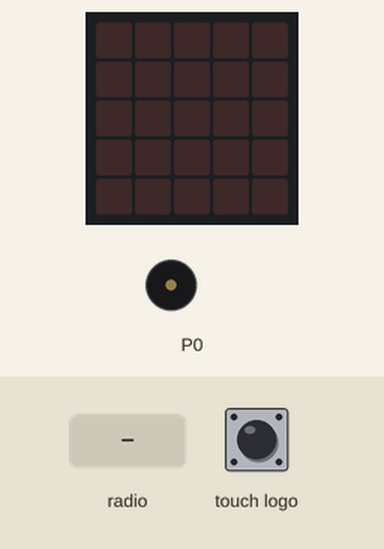
A program run on a simulated BBC micro:bit (MakeCode). Shown: the board's 5×5 LED display, buzzer (waves = sounding). The inputs (shaded band) are chosen by the test bench.

Above: at 1.2 s.
1.3 s: radio message "0" arrives
At 1.76 s:
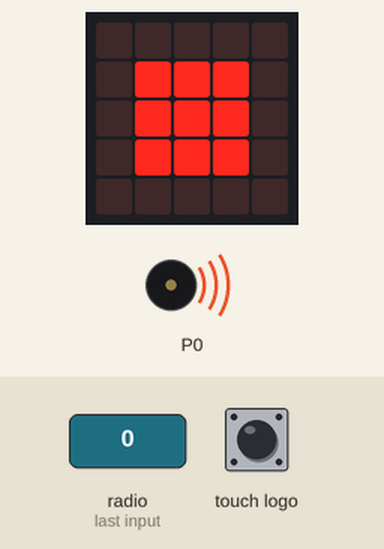
At 2.2 s:
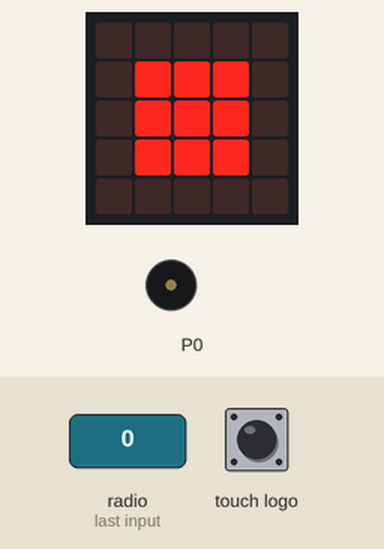
3.8 s: radio message "1" arrives
At 4.7 s:
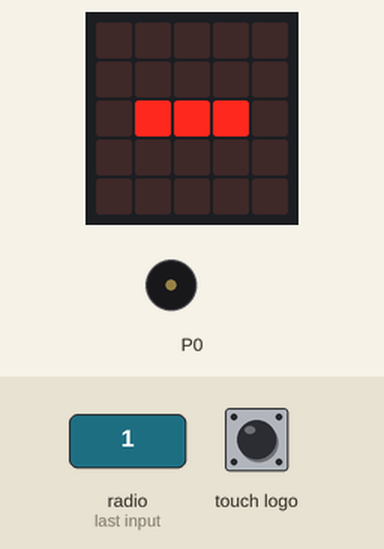
Timing chart, 0 to 6.8 s (numbered marks = the images above; inputs shaded):
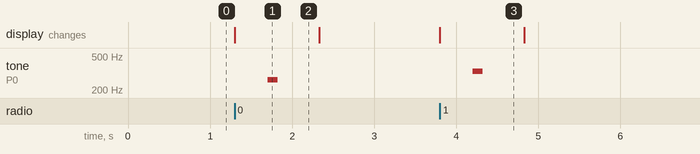

Measured:
- after the input at 1.3 s, tone on P0: silent → 262 Hz after 0.40 s, → silent 0.13 s later; the display: changes at once (image 1)
- after the input at 3.8 s, tone on P0: silent → 330 Hz after 0.40 s, → silent 0.13 s later; the display: changes at once (image 3)
- what the display in image 1 shows lasts 1.0 s, from 1.3 s to 2.3 s

The program:

main.ts
```typescript
radio.onReceivedNumber(function (receivedNumber) {
    if (receivedNumber == 0) {
        basic.showLeds(`
            . . . . .
            . # # # .
            . # # # .
            . # # # .
            . . . . .
            `)
        music.playTone(262, music.beat(BeatFraction.Quarter))
        basic.pause(500)
        basic.clearScreen()
    }
    if (receivedNumber == 1) {
        basic.showLeds(`
            . . . . .
            . . . . .
            . # # # .
            . . . . .
            . . . . .
            `)
        music.playTone(330, music.beat(BeatFraction.Quarter))
        basic.pause(500)
        basic.clearScreen()
    }
})
input.onLogoEvent(TouchButtonEvent.Pressed, function () {
    radio.sendNumber(0)
})
input.onLogoEvent(TouchButtonEvent.LongPressed, function () {
    radio.sendNumber(1)
})
basic.forever(function () {

})
```

test.ts
```typescript
// aquí va el archivo "tests"; esto no se compilará cuando este paquete se utilice como una extensión.
```
